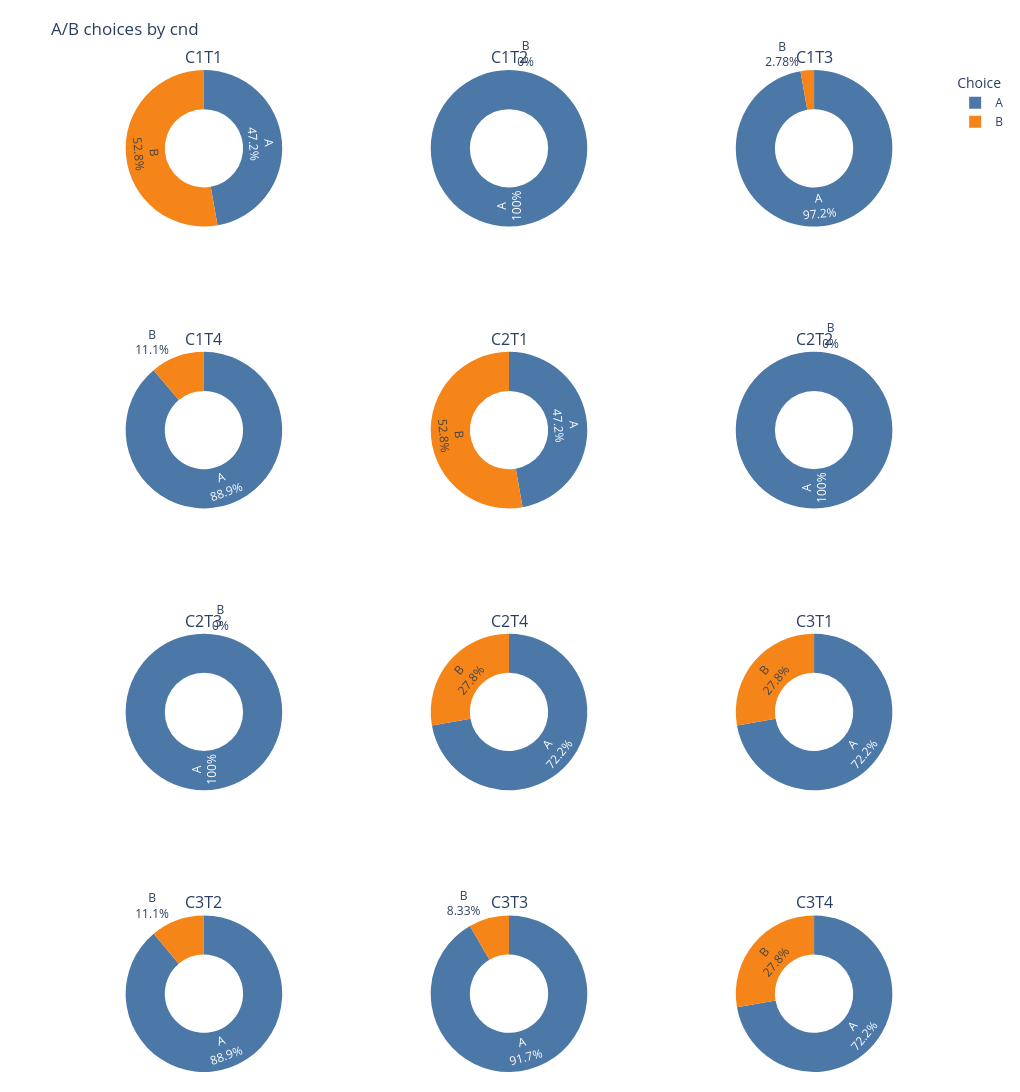
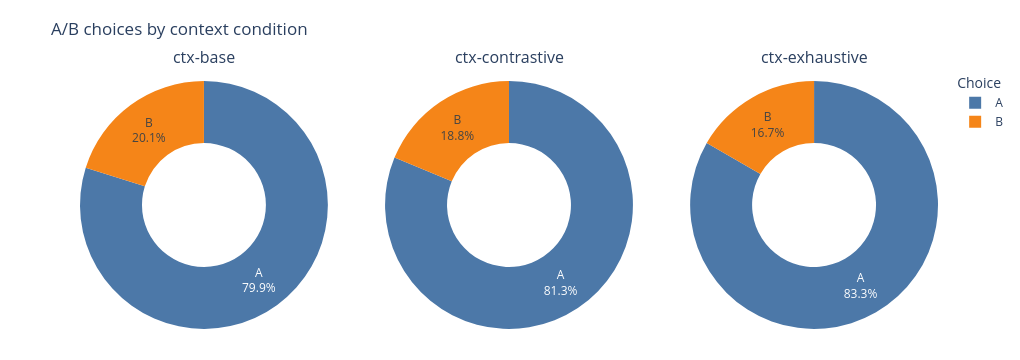
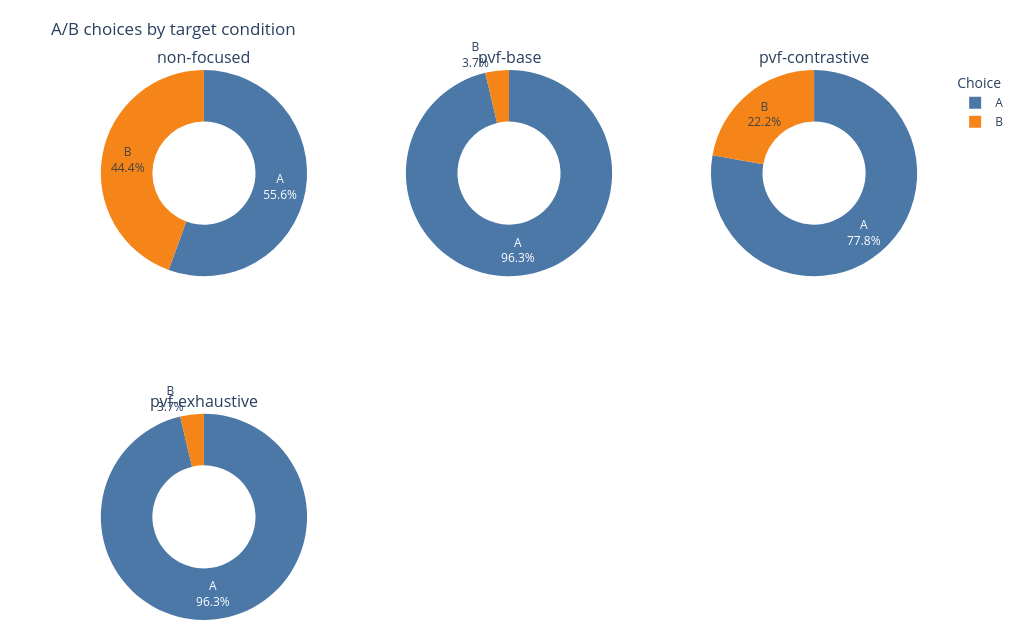

The cell these charts' notebook holds for them, in order:
### Code cell
choice_data = plot_trials.dropna(subset=['choice_ab']).copy()
if choice_data.empty:
    raise ValueError('No mapped A/B choices available for donut plots')

def choice_donut_figure(data, condition):
    levels = sorted(data[condition].dropna().unique(), key=str)
    columns = min(3, len(levels))
    rows = math.ceil(len(levels) / columns)
    specs = [
        [{'type': 'domain'} if column < len(levels) - row * columns else None
         for column in range(columns)]
        for row in range(rows)
    ]
    figure = make_subplots(
        rows=rows, cols=columns, specs=specs,
        subplot_titles=[str(level) for level in levels]
    )
    for index, level in enumerate(levels):
        row, column = divmod(index, columns)
        counts = (
            data.loc[data[condition].eq(level), 'choice_ab']
            .value_counts().reindex(['A', 'B'], fill_value=0)
        )
        figure.add_trace(
            go.Pie(
                labels=counts.index, values=counts.values, hole=0.5, sort=False,
                textinfo='label+percent', showlegend=index == 0,
                marker={'colors': ['#4C78A8', '#F58518']},
                hovertemplate='<b>Choice %{label}</b><br>Trials: %{value}<br>Share: %{percent}<extra></extra>'
            ), row=row + 1, col=column + 1
        )
    figure.update_layout(
        title=f'A/B choices by {condition.replace("_", " ")}',
        height=max(360, rows * 320), width=max(700, columns * 340),
        legend_title_text='Choice', margin={'t': 70, 'b': 20}
    )
    return figure

choice_donut_figures = {}
for condition in condition_columns:
    choice_donut_figures[condition] = choice_donut_figure(choice_data, condition)
    choice_donut_figures[condition].show()

### Figure 1 — Plotly figure (JSON) as saved in the notebook; plotly's stock layout.template omitted (floating-point values rounded to 4 significant figures)
{"data": [{"domain": {"x": [0, 0.2889], "y": [0.8438, 1]}, "hole": 0.5, "hovertemplate": "<b>Choice %{label}</b><br>Trials: %{value}<br>Share: %{percent}<extra></extra>", "labels": ["A", "B"], "marker": {"colors": ["#4C78A8", "#F58518"]}, "showlegend": true, "sort": false, "textinfo": "label+percent", "type": "pie", "values": [17, 19]}, {"domain": {"x": [0.3556, 0.6444], "y": [0.8438, 1]}, "hole": 0.5, "hovertemplate": "<b>Choice %{label}</b><br>Trials: %{value}<br>Share: %{percent}<extra></extra>", "labels": ["A", "B"], "marker": {"colors": ["#4C78A8", "#F58518"]}, "showlegend": false, "sort": false, "textinfo": "label+percent", "type": "pie", "values": [36, 0]}, {"domain": {"x": [0.7111, 1], "y": [0.8438, 1]}, "hole": 0.5, "hovertemplate": "<b>Choice %{label}</b><br>Trials: %{value}<br>Share: %{percent}<extra></extra>", "labels": ["A", "B"], "marker": {"colors": ["#4C78A8", "#F58518"]}, "showlegend": false, "sort": false, "textinfo": "label+percent", "type": "pie", "values": [35, 1]}, {"domain": {"x": [0, 0.2889], "y": [0.5625, 0.7188]}, "hole": 0.5, "hovertemplate": "<b>Choice %{label}</b><br>Trials: %{value}<br>Share: %{percent}<extra></extra>", "labels": ["A", "B"], "marker": {"colors": ["#4C78A8", "#F58518"]}, "showlegend": false, "sort": false, "textinfo": "label+percent", "type": "pie", "values": [32, 4]}, {"domain": {"x": [0.3556, 0.6444], "y": [0.5625, 0.7188]}, "hole": 0.5, "hovertemplate": "<b>Choice %{label}</b><br>Trials: %{value}<br>Share: %{percent}<extra></extra>", "labels": ["A", "B"], "marker": {"colors": ["#4C78A8", "#F58518"]}, "showlegend": false, "sort": false, "textinfo": "label+percent", "type": "pie", "values": [17, 19]}, {"domain": {"x": [0.7111, 1], "y": [0.5625, 0.7188]}, "hole": 0.5, "hovertemplate": "<b>Choice %{label}</b><br>Trials: %{value}<br>Share: %{percent}<extra></extra>", "labels": ["A", "B"], "marker": {"colors": ["#4C78A8", "#F58518"]}, "showlegend": false, "sort": false, "textinfo": "label+percent", "type": "pie", "values": [36, 0]}, {"domain": {"x": [0, 0.2889], "y": [0.2812, 0.4375]}, "hole": 0.5, "hovertemplate": "<b>Choice %{label}</b><br>Trials: %{value}<br>Share: %{percent}<extra></extra>", "labels": ["A", "B"], "marker": {"colors": ["#4C78A8", "#F58518"]}, "showlegend": false, "sort": false, "textinfo": "label+percent", "type": "pie", "values": [36, 0]}, {"domain": {"x": [0.3556, 0.6444], "y": [0.2812, 0.4375]}, "hole": 0.5, "hovertemplate": "<b>Choice %{label}</b><br>Trials: %{value}<br>Share: %{percent}<extra></extra>", "labels": ["A", "B"], "marker": {"colors": ["#4C78A8", "#F58518"]}, "showlegend": false, "sort": false, "textinfo": "label+percent", "type": "pie", "values": [26, 10]}, {"domain": {"x": [0.7111, 1], "y": [0.2812, 0.4375]}, "hole": 0.5, "hovertemplate": "<b>Choice %{label}</b><br>Trials: %{value}<br>Share: %{percent}<extra></extra>", "labels": ["A", "B"], "marker": {"colors": ["#4C78A8", "#F58518"]}, "showlegend": false, "sort": false, "textinfo": "label+percent", "type": "pie", "values": [26, 10]}, {"domain": {"x": [0, 0.2889], "y": [0, 0.1562]}, "hole": 0.5, "hovertemplate": "<b>Choice %{label}</b><br>Trials: %{value}<br>Share: %{percent}<extra></extra>", "labels": ["A", "B"], "marker": {"colors": ["#4C78A8", "#F58518"]}, "showlegend": false, "sort": false, "textinfo": "label+percent", "type": "pie", "values": [32, 4]}, {"domain": {"x": [0.3556, 0.6444], "y": [0, 0.1562]}, "hole": 0.5, "hovertemplate": "<b>Choice %{label}</b><br>Trials: %{value}<br>Share: %{percent}<extra></extra>", "labels": ["A", "B"], "marker": {"colors": ["#4C78A8", "#F58518"]}, "showlegend": false, "sort": false, "textinfo": "label+percent", "type": "pie", "values": [33, 3]}, {"domain": {"x": [0.7111, 1], "y": [0, 0.1562]}, "hole": 0.5, "hovertemplate": "<b>Choice %{label}</b><br>Trials: %{value}<br>Share: %{percent}<extra></extra>", "labels": ["A", "B"], "marker": {"colors": ["#4C78A8", "#F58518"]}, "showlegend": false, "sort": false, "textinfo": "label+percent", "type": "pie", "values": [26, 10]}], "layout": {"annotations": [{"font": {"size": 16}, "showarrow": false, "text": "C1T1", "x": 0.1444, "xanchor": "center", "xref": "paper", "y": 1, "yanchor": "bottom", "yref": "paper"}, {"font": {"size": 16}, "showarrow": false, "text": "C1T2", "x": 0.5, "xanchor": "center", "xref": "paper", "y": 1, "yanchor": "bottom", "yref": "paper"}, {"font": {"size": 16}, "showarrow": false, "text": "C1T3", "x": 0.8556, "xanchor": "center", "xref": "paper", "y": 1, "yanchor": "bottom", "yref": "paper"}, {"font": {"size": 16}, "showarrow": false, "text": "C1T4", "x": 0.1444, "xanchor": "center", "xref": "paper", "y": 0.7188, "yanchor": "bottom", "yref": "paper"}, {"font": {"size": 16}, "showarrow": false, "text": "C2T1", "x": 0.5, "xanchor": "center", "xref": "paper", "y": 0.7188, "yanchor": "bottom", "yref": "paper"}, {"font": {"size": 16}, "showarrow": false, "text": "C2T2", "x": 0.8556, "xanchor": "center", "xref": "paper", "y": 0.7188, "yanchor": "bottom", "yref": "paper"}, {"font": {"size": 16}, "showarrow": false, "text": "C2T3", "x": 0.1444, "xanchor": "center", "xref": "paper", "y": 0.4375, "yanchor": "bottom", "yref": "paper"}, {"font": {"size": 16}, "showarrow": false, "text": "C2T4", "x": 0.5, "xanchor": "center", "xref": "paper", "y": 0.4375, "yanchor": "bottom", "yref": "paper"}, {"font": {"size": 16}, "showarrow": false, "text": "C3T1", "x": 0.8556, "xanchor": "center", "xref": "paper", "y": 0.4375, "yanchor": "bottom", "yref": "paper"}, {"font": {"size": 16}, "showarrow": false, "text": "C3T2", "x": 0.1444, "xanchor": "center", "xref": "paper", "y": 0.1562, "yanchor": "bottom", "yref": "paper"}, {"font": {"size": 16}, "showarrow": false, "text": "C3T3", "x": 0.5, "xanchor": "center", "xref": "paper", "y": 0.1562, "yanchor": "bottom", "yref": "paper"}, {"font": {"size": 16}, "showarrow": false, "text": "C3T4", "x": 0.8556, "xanchor": "center", "xref": "paper", "y": 0.1562, "yanchor": "bottom", "yref": "paper"}], "height": 1280, "legend": {"title": {"text": "Choice"}}, "margin": {"b": 20, "t": 70}, "title": {"text": "A/B choices by cnd"}, "width": 1020}}

### Figure 2 — Plotly figure (JSON) as saved in the notebook; plotly's stock layout.template omitted (floating-point values rounded to 4 significant figures)
{"data": [{"domain": {"x": [0, 0.2889], "y": [0, 1]}, "hole": 0.5, "hovertemplate": "<b>Choice %{label}</b><br>Trials: %{value}<br>Share: %{percent}<extra></extra>", "labels": ["A", "B"], "marker": {"colors": ["#4C78A8", "#F58518"]}, "showlegend": true, "sort": false, "textinfo": "label+percent", "type": "pie", "values": [115, 29]}, {"domain": {"x": [0.3556, 0.6444], "y": [0, 1]}, "hole": 0.5, "hovertemplate": "<b>Choice %{label}</b><br>Trials: %{value}<br>Share: %{percent}<extra></extra>", "labels": ["A", "B"], "marker": {"colors": ["#4C78A8", "#F58518"]}, "showlegend": false, "sort": false, "textinfo": "label+percent", "type": "pie", "values": [117, 27]}, {"domain": {"x": [0.7111, 1], "y": [0, 1]}, "hole": 0.5, "hovertemplate": "<b>Choice %{label}</b><br>Trials: %{value}<br>Share: %{percent}<extra></extra>", "labels": ["A", "B"], "marker": {"colors": ["#4C78A8", "#F58518"]}, "showlegend": false, "sort": false, "textinfo": "label+percent", "type": "pie", "values": [120, 24]}], "layout": {"annotations": [{"font": {"size": 16}, "showarrow": false, "text": "ctx-base", "x": 0.1444, "xanchor": "center", "xref": "paper", "y": 1, "yanchor": "bottom", "yref": "paper"}, {"font": {"size": 16}, "showarrow": false, "text": "ctx-contrastive", "x": 0.5, "xanchor": "center", "xref": "paper", "y": 1, "yanchor": "bottom", "yref": "paper"}, {"font": {"size": 16}, "showarrow": false, "text": "ctx-exhaustive", "x": 0.8556, "xanchor": "center", "xref": "paper", "y": 1, "yanchor": "bottom", "yref": "paper"}], "height": 360, "legend": {"title": {"text": "Choice"}}, "margin": {"b": 20, "t": 70}, "title": {"text": "A/B choices by context condition"}, "width": 1020}}

### Figure 3 — Plotly figure (JSON) as saved in the notebook; plotly's stock layout.template omitted (floating-point values rounded to 4 significant figures)
{"data": [{"domain": {"x": [0, 0.2889], "y": [0.625, 1]}, "hole": 0.5, "hovertemplate": "<b>Choice %{label}</b><br>Trials: %{value}<br>Share: %{percent}<extra></extra>", "labels": ["A", "B"], "marker": {"colors": ["#4C78A8", "#F58518"]}, "showlegend": true, "sort": false, "textinfo": "label+percent", "type": "pie", "values": [60, 48]}, {"domain": {"x": [0.3556, 0.6444], "y": [0.625, 1]}, "hole": 0.5, "hovertemplate": "<b>Choice %{label}</b><br>Trials: %{value}<br>Share: %{percent}<extra></extra>", "labels": ["A", "B"], "marker": {"colors": ["#4C78A8", "#F58518"]}, "showlegend": false, "sort": false, "textinfo": "label+percent", "type": "pie", "values": [104, 4]}, {"domain": {"x": [0.7111, 1], "y": [0.625, 1]}, "hole": 0.5, "hovertemplate": "<b>Choice %{label}</b><br>Trials: %{value}<br>Share: %{percent}<extra></extra>", "labels": ["A", "B"], "marker": {"colors": ["#4C78A8", "#F58518"]}, "showlegend": false, "sort": false, "textinfo": "label+percent", "type": "pie", "values": [84, 24]}, {"domain": {"x": [0, 0.2889], "y": [0, 0.375]}, "hole": 0.5, "hovertemplate": "<b>Choice %{label}</b><br>Trials: %{value}<br>Share: %{percent}<extra></extra>", "labels": ["A", "B"], "marker": {"colors": ["#4C78A8", "#F58518"]}, "showlegend": false, "sort": false, "textinfo": "label+percent", "type": "pie", "values": [104, 4]}], "layout": {"annotations": [{"font": {"size": 16}, "showarrow": false, "text": "non-focused", "x": 0.1444, "xanchor": "center", "xref": "paper", "y": 1, "yanchor": "bottom", "yref": "paper"}, {"font": {"size": 16}, "showarrow": false, "text": "pvf-base", "x": 0.5, "xanchor": "center", "xref": "paper", "y": 1, "yanchor": "bottom", "yref": "paper"}, {"font": {"size": 16}, "showarrow": false, "text": "pvf-contrastive", "x": 0.8556, "xanchor": "center", "xref": "paper", "y": 1, "yanchor": "bottom", "yref": "paper"}, {"font": {"size": 16}, "showarrow": false, "text": "pvf-exhaustive", "x": 0.1444, "xanchor": "center", "xref": "paper", "y": 0.375, "yanchor": "bottom", "yref": "paper"}], "height": 640, "legend": {"title": {"text": "Choice"}}, "margin": {"b": 20, "t": 70}, "title": {"text": "A/B choices by target condition"}, "width": 1020}}
